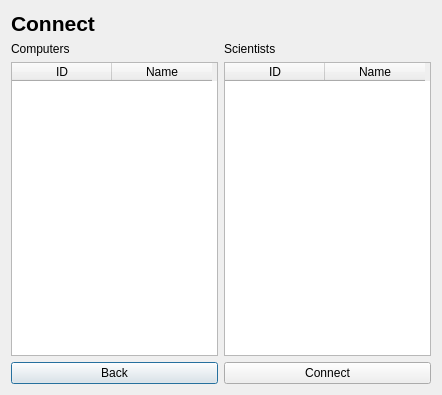
<?xml version="1.0" encoding="UTF-8"?>
<ui version="4.0">
 <class>computerconnect</class>
 <widget class="QDialog" name="computerconnect">
  <property name="geometry">
   <rect>
    <x>0</x>
    <y>0</y>
    <width>442</width>
    <height>395</height>
   </rect>
  </property>
  <property name="windowTitle">
   <string>Dialog</string>
  </property>
  <layout class="QGridLayout" name="gridLayout">
   <item row="0" column="0">
    <widget class="QLabel" name="connectLabelComp">
     <property name="font">
      <font>
       <pointsize>16</pointsize>
       <weight>75</weight>
       <bold>true</bold>
      </font>
     </property>
     <property name="text">
      <string>Connect</string>
     </property>
    </widget>
   </item>
   <item row="1" column="0">
    <widget class="QLabel" name="label_2">
     <property name="text">
      <string>Computers</string>
     </property>
    </widget>
   </item>
   <item row="1" column="1">
    <widget class="QLabel" name="label_3">
     <property name="text">
      <string>Scientists</string>
     </property>
    </widget>
   </item>
   <item row="2" column="0">
    <widget class="QTableWidget" name="comp_table">
     <column>
      <property name="text">
       <string>ID</string>
      </property>
     </column>
     <column>
      <property name="text">
       <string>Name</string>
      </property>
     </column>
    </widget>
   </item>
   <item row="2" column="1">
    <widget class="QTableWidget" name="sci_table">
     <column>
      <property name="text">
       <string>ID</string>
      </property>
     </column>
     <column>
      <property name="text">
       <string>Name</string>
      </property>
     </column>
    </widget>
   </item>
   <item row="3" column="0">
    <widget class="QPushButton" name="buttonBackFromConnect">
     <property name="text">
      <string>Back</string>
     </property>
    </widget>
   </item>
   <item row="3" column="1">
    <widget class="QPushButton" name="buttonConnect">
     <property name="text">
      <string>Connect</string>
     </property>
    </widget>
   </item>
  </layout>
 </widget>
 <resources/>
 <connections/>
</ui>
